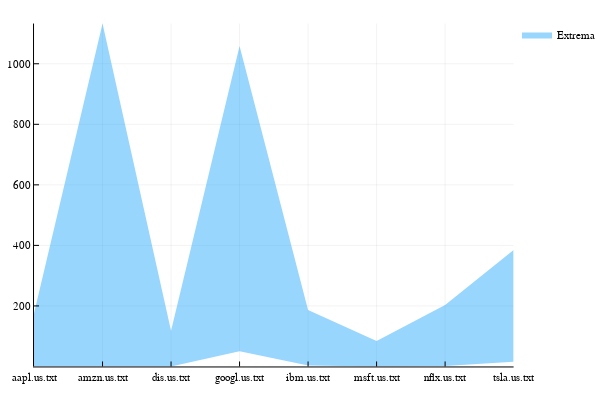

The notebook cell this image was saved under:
### Markdown cell above
# `partitionplot`

### Code cell
partitionplot(t, :Ticker, :Close, stat = Extrema())

### Figure 1 — Plotly figure (JSON) as saved in the notebook; plotly's stock layout.template omitted (floating-point values rounded to 4 significant figures)
{"data": [{"colorbar": {"title": ""}, "line": {"color": "rgba(0, 154, 250, 0.400)", "dash": "solid", "shape": "linear", "width": 0}, "mode": "lines", "name": "Extrema", "showlegend": false, "type": "scatter", "x": [0.5, 1.5, 2.5, 3.5, 4.5, 5.5, 6.5, 7.5], "xaxis": "x1", "y": [0.2305, 1.4, 0.283, 50.01, 3.39, 0.0672, 1.29, 15.8], "yaxis": "y1"}, {"colorbar": {"title": ""}, "fill": "tonexty", "fillcolor": "rgba(0, 154, 250, 0.400)", "line": {"color": "rgba(0, 154, 250, 0.400)", "dash": "solid", "shape": "linear", "width": 0}, "mode": "lines", "name": "Extrema", "showlegend": true, "type": "scatter", "x": [0.5, 1.5, 2.5, 3.5, 4.5, 5.5, 6.5, 7.5], "xaxis": "x1", "y": [175.6, 1133.0, 118.2, 1058.0, 186.4, 84.56, 202.7, 385], "yaxis": "y1"}], "layout": {"annotations": [], "height": 400, "legend": {"bgcolor": "rgba(255, 255, 255, 1.000)", "bordercolor": "rgba(0, 0, 0, 1.000)", "font": {"color": "rgba(0, 0, 0, 1.000)", "family": "sans-serif", "size": 11}, "x": 1, "y": 1}, "margin": {"b": 20, "l": 0, "r": 0, "t": 20}, "paper_bgcolor": "rgba(255, 255, 255, 1.000)", "plot_bgcolor": "rgba(255, 255, 255, 1.000)", "showlegend": true, "width": 600, "xaxis1": {"anchor": "y1", "domain": [0.06582, 0.9934], "gridcolor": "rgba(0, 0, 0, 0.100)", "gridwidth": 0.5, "linecolor": "rgba(0, 0, 0, 1.000)", "mirror": false, "range": [0.5, 7.5], "showgrid": true, "showline": true, "showticklabels": true, "tickangle": 0, "tickcolor": "rgb(0, 0, 0)", "tickfont": {"color": "rgba(0, 0, 0, 1.000)", "family": "sans-serif", "size": 11}, "tickmode": "array", "ticks": "inside", "ticktext": ["aapl.us.txt", "amzn.us.txt", "amzn.us.txt", "amzn.us.txt", "dis.us.txt", "googl.us.txt", "googl.us.txt", "googl.us.txt", "ibm.us.txt", "msft.us.txt", "msft.us.txt", "msft.us.txt", "nflx.us.txt", "tsla.us.txt", "tsla.us.txt"], "tickvals": [0.5, 1.5, 1.5, 1.5, 2.5, 3.5, 3.5, 3.5, 4.5, 5.5, 5.5, 5.5, 6.5, 7.5, 7.5], "title": "", "titlefont": {"color": "rgba(0, 0, 0, 1.000)", "family": "sans-serif", "size": 15}, "type": "-", "visible": true, "zeroline": false, "zerolinecolor": "rgba(0, 0, 0, 1.000)"}, "yaxis1": {"anchor": "x1", "domain": [0.03762, 0.9902], "gridcolor": "rgba(0, 0, 0, 0.100)", "gridwidth": 0.5, "linecolor": "rgba(0, 0, 0, 1.000)", "mirror": false, "range": [0.0672, 1133.0], "showgrid": true, "showline": true, "showticklabels": true, "tickangle": 0, "tickcolor": "rgb(0, 0, 0)", "tickfont": {"color": "rgba(0, 0, 0, 1.000)", "family": "sans-serif", "size": 11}, "tickmode": "array", "ticks": "inside", "ticktext": ["200", "400", "600", "800", "1000"], "tickvals": [200, 400, 600, 800, 1000], "title": "", "titlefont": {"color": "rgba(0, 0, 0, 1.000)", "family": "sans-serif", "size": 15}, "type": "-", "visible": true, "zeroline": false, "zerolinecolor": "rgba(0, 0, 0, 1.000)"}}}
